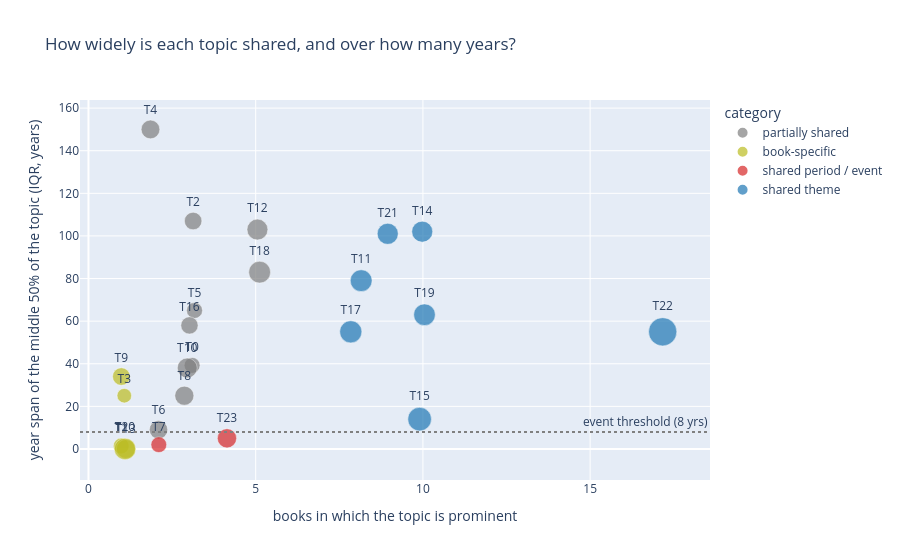

Notebook code cell kept with this figure:
### Markdown cell above
### 11c. Themes vs. events vs. one-book topics

x = number of books where the topic is prominent; y = how many years the middle half of the topic's weight spans. **Bottom-right** (many books, narrow years) = candidate shared events/periods; **top-right** (many books, wide years) = candidate shared themes; **left** = book-specific. Bubble size = overall share. Topics with no year information are not drawn.

### Code cell
plot_df = topic_summary.dropna(subset=["year_iqr"]).copy()
rng = np.random.default_rng(SEED)
plot_df["x_jit"] = plot_df["n_books_prominent"] + rng.uniform(-0.18, 0.18, len(plot_df))
plot_df["tag"] = "T" + plot_df["topic"].astype(str)
fig = px.scatter(plot_df, x="x_jit", y="year_iqr", size="mean_share", color="category", text="tag",
                 hover_name="label", hover_data={"x_jit": False, "n_books_prominent": True, "year_iqr": ":.1f",
                                                 "year_median": ":.0f", "top_terms": True, "mean_share": ":.3f"},
                 color_discrete_map={"shared theme": "#1f77b4", "shared period / event": "#d62728",
                                     "partially shared": "#7f7f7f", "book-specific": "#bcbd22"},
                 title="How widely is each topic shared, and over how many years?")
fig.update_traces(textposition="top center", marker=dict(line=dict(width=0.5, color="white")))
fig.add_hline(y=EVENT_MAX_IQR_YEARS, line_dash="dot", line_color="grey",
              annotation_text=f"event threshold ({EVENT_MAX_IQR_YEARS} yrs)")
fig.update_layout(xaxis_title="books in which the topic is prominent", yaxis_title="year span of the middle 50% of the topic (IQR, years)", height=560)
show(fig, "05_shared_vs_event")

### Figure 1 — Plotly figure (JSON) as saved in the notebook; plotly's stock layout.template omitted (floating-point values rounded to 4 significant figures)
{"data": [{"customdata": [[3, 1916, "birthday, book, child, mother, baby, love, sister, doll", 0.02691], [3, 1759, "british, soldier, officer, battle, enemy, wound, warrior, army", 0.03277], [2, 1759, "france, mademoiselle, marry, marriage, common, speak, gown, wife", 0.03735], [3, 1912, "ship, deck, captain, sea, sailor, passenger, berth, board", 0.02711], [2, 1922, "baba, money, chinese, china, sad, school, happy, smile", 0.03595], [3, 1887, "mill, fairy, machine, story, wool, train, magic, kind", 0.03881], [3, 1847, "irish, shed, ill, fever, montreal, sister, die, thief", 0.04247], [5, 1812, "war, fight, ride, states, united, fort, allow, father", 0.04655], [3, 1885, "canada, province, british, scotia, nova, island, britain, prince", 0.03188], [5, 1863, "boat, river, lake, shore, reach, sailor, water, sail", 0.05091]], "hovertemplate": "<b>%{hovertext}</b><br><br>category=partially shared<br>year_iqr=%{y:.1f}<br>mean_share=%{customdata[3]:.3f}<br>tag=%{text}<br>n_books_prominent=%{customdata[0]}<br>year_median=%{customdata[1]:.0f}<br>top_terms=%{customdata[2]}<extra></extra>", "hovertext": ["T0: birthday / book / child", "T2: british / soldier / officer", "T4: france / mademoiselle / marry", "T5: ship / deck / captain", "T6: baba / money / chinese", "T8: mill / fairy / machine", "T10: irish / shed / ill", "T12: war / fight / ride", "T16: canada / province / british", "T18: boat / river / lake"], "legendgroup": "partially shared", "marker": {"color": "#7f7f7f", "line": {"color": "white", "width": 0.5}, "size": [0.02691, 0.03277, 0.03735, 0.02711, 0.03595, 0.03881, 0.04247, 0.04655, 0.03188, 0.05091], "sizemode": "area", "sizeref": 0.0002138, "symbol": "circle"}, "mode": "markers+text", "name": "partially shared", "orientation": "v", "showlegend": true, "text": ["T0", "T2", "T4", "T5", "T6", "T8", "T10", "T12", "T16", "T18"], "textposition": "top center", "type": "scatter", "x": [3.099, 3.129, 1.854, 3.171, 2.094, 2.866, 2.953, 5.052, 3.02, 5.118], "xaxis": "x", "y": [39.25, 107.0, 150.0, 65.0, 9.0, 25.0, 38.0, 103.0, 58.0, 83.0], "yaxis": "y"}, {"customdata": [[1, 1816, "settler, indians, buffalo, indian, fort, hunt, land, entire", 0.02676], [1, 1941, "park, camp, car, meeting, radio, road, supper, goodbye", 0.02248], [1, 1863, "folk, coloured, guess, horse, cabin, white, washing, toronto", 0.03305], [1, 1885, "métis, tard, government, buffalo, monsieur, story, cree, certain", 0.03846], [1, 1862, "gold, cart, trail, river, pack, fort, foot, field", 0.04956]], "hovertemplate": "<b>%{hovertext}</b><br><br>category=book-specific<br>year_iqr=%{y:.1f}<br>mean_share=%{customdata[3]:.3f}<br>tag=%{text}<br>n_books_prominent=%{customdata[0]}<br>year_median=%{customdata[1]:.0f}<br>top_terms=%{customdata[2]}<extra></extra>", "hovertext": ["T1: settler / indians / buffalo", "T3: park / camp / car", "T9: folk / coloured / guess", "T13: métis / tard / government", "T20: gold / cart / trail"], "legendgroup": "book-specific", "marker": {"color": "#bcbd22", "line": {"color": "white", "width": 0.5}, "size": [0.02676, 0.02248, 0.03305, 0.03846, 0.04956], "sizemode": "area", "sizeref": 0.0002138, "symbol": "circle"}, "mode": "markers+text", "name": "book-specific", "orientation": "v", "showlegend": true, "text": ["T1", "T3", "T9", "T13", "T20"], "textposition": "top center", "type": "scatter", "x": [0.978, 1.071, 0.9821, 1.116, 1.093], "xaxis": "x", "y": [1.38, 25.0, 34.0, 0.0, 0.0], "yaxis": "y"}, {"customdata": [[2, 1915, "camp, bunkhouse, prisoner, soldier, private, montreal, newspaper, canada", 0.0265], [4, 1917, "hospital, soldier, piano, charlotte, wound, flame, relative, harbour", 0.03957]], "hovertemplate": "<b>%{hovertext}</b><br><br>category=shared period / event<br>year_iqr=%{y:.1f}<br>mean_share=%{customdata[3]:.3f}<br>tag=%{text}<br>n_books_prominent=%{customdata[0]}<br>year_median=%{customdata[1]:.0f}<br>top_terms=%{customdata[2]}<extra></extra>", "hovertext": ["T7: camp / bunkhouse / prisoner", "T23: hospital / soldier / piano"], "legendgroup": "shared period / event", "marker": {"color": "#d62728", "line": {"color": "white", "width": 0.5}, "size": [0.0265, 0.03957], "sizemode": "area", "sizeref": 0.0002138, "symbol": "circle"}, "mode": "markers+text", "name": "shared period / event", "orientation": "v", "showlegend": true, "text": ["T7", "T23"], "textposition": "top center", "type": "scatter", "x": [2.103, 4.142], "xaxis": "x", "y": [2.0, 5.0], "yaxis": "y"}, {"customdata": [[8, 1888, "milk, chicken, cow, eat, butter, egg, bread, barn", 0.05087], [10, 1866, "snow, cold, warm, freeze, wind, blanket, fire, stove", 0.04694], [10, 1917, "school, desk, play, poem, twin, lunch, recess, read", 0.05965], [8, 1917, "letter, read, news, send, mail, worry, hope, england", 0.0525], [10, 1912, "sing, song, play, church, hymn, love, singing, service", 0.04999], [9, 1812, "build, cabin, supply, tree, winter, small, salt, pork", 0.04741], [17, 1897, "cry, voice, sleep, door, bed, asleep, room, sick", 0.08552]], "hovertemplate": "<b>%{hovertext}</b><br><br>category=shared theme<br>year_iqr=%{y:.1f}<br>mean_share=%{customdata[3]:.3f}<br>tag=%{text}<br>n_books_prominent=%{customdata[0]}<br>year_median=%{customdata[1]:.0f}<br>top_terms=%{customdata[2]}<extra></extra>", "hovertext": ["T11: milk / chicken / cow", "T14: snow / cold / warm", "T15: school / desk / play", "T17: letter / read / news", "T19: sing / song / play", "T21: build / cabin / supply", "T22: cry / voice / sleep"], "legendgroup": "shared theme", "marker": {"color": "#1f77b4", "line": {"color": "white", "width": 0.5}, "size": [0.05087, 0.04694, 0.05965, 0.0525, 0.04999, 0.04741, 0.08552], "sizemode": "area", "sizeref": 0.0002138, "symbol": "circle"}, "mode": "markers+text", "name": "shared theme", "orientation": "v", "showlegend": true, "text": ["T11", "T14", "T15", "T17", "T19", "T21", "T22"], "textposition": "top center", "type": "scatter", "x": [8.154, 9.98, 9.902, 7.843, 10.05, 8.948, 17.17], "xaxis": "x", "y": [79.0, 102.0, 14.0, 55.0, 63.0, 101.0, 55.0], "yaxis": "y"}], "layout": {"annotations": [{"showarrow": false, "text": "event threshold (8 yrs)", "x": 1, "xanchor": "right", "xref": "x domain", "y": 8, "yanchor": "bottom", "yref": "y"}], "height": 560, "legend": {"itemsizing": "constant", "title": {"text": "category"}, "tracegroupgap": 0}, "shapes": [{"line": {"color": "grey", "dash": "dot"}, "type": "line", "x0": 0, "x1": 1, "xref": "x domain", "y0": 8, "y1": 8, "yref": "y"}], "title": {"text": "How widely is each topic shared, and over how many years?"}, "xaxis": {"anchor": "y", "domain": [0, 1], "title": {"text": "books in which the topic is prominent"}}, "yaxis": {"anchor": "x", "domain": [0, 1], "title": {"text": "year span of the middle 50% of the topic (IQR, years)"}}}}
